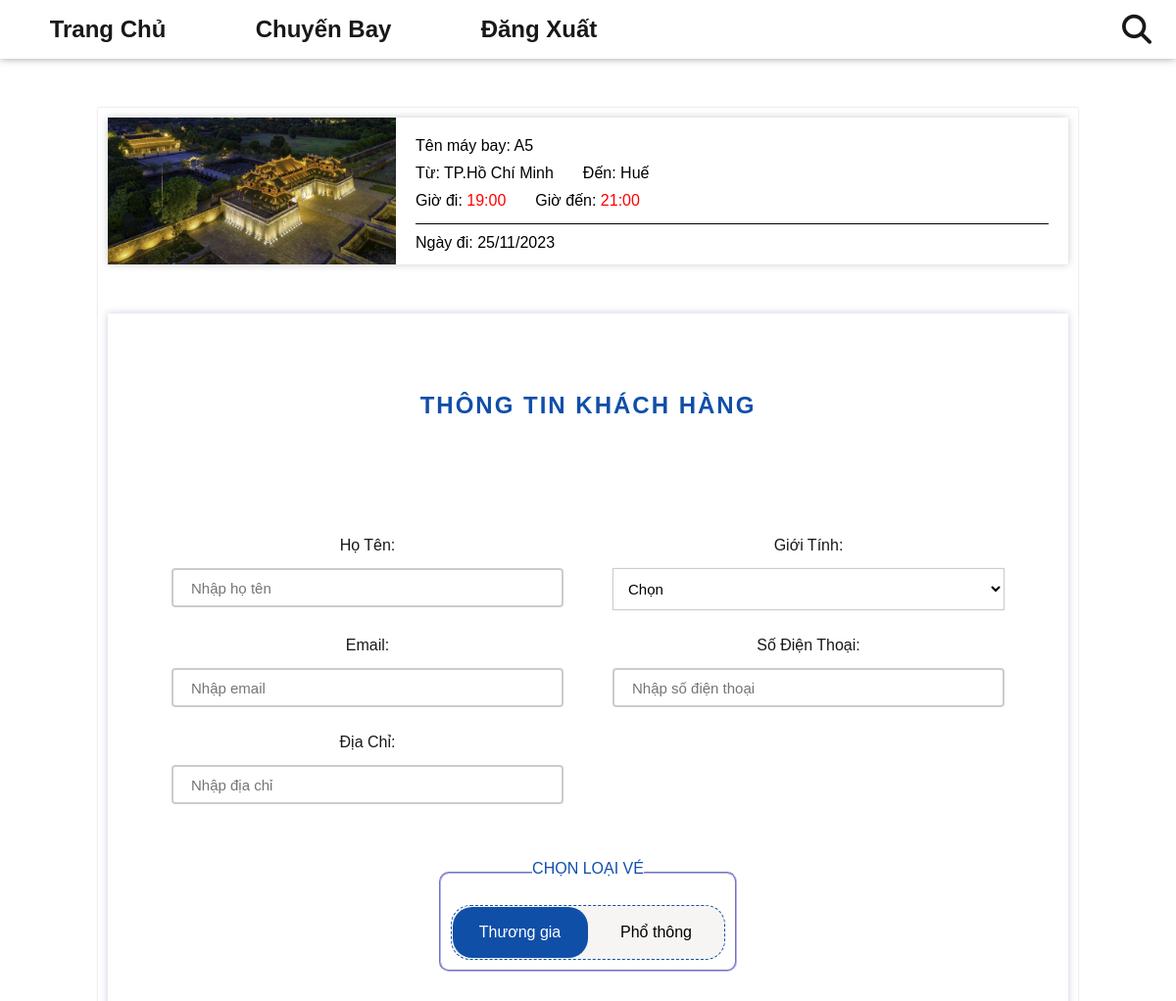
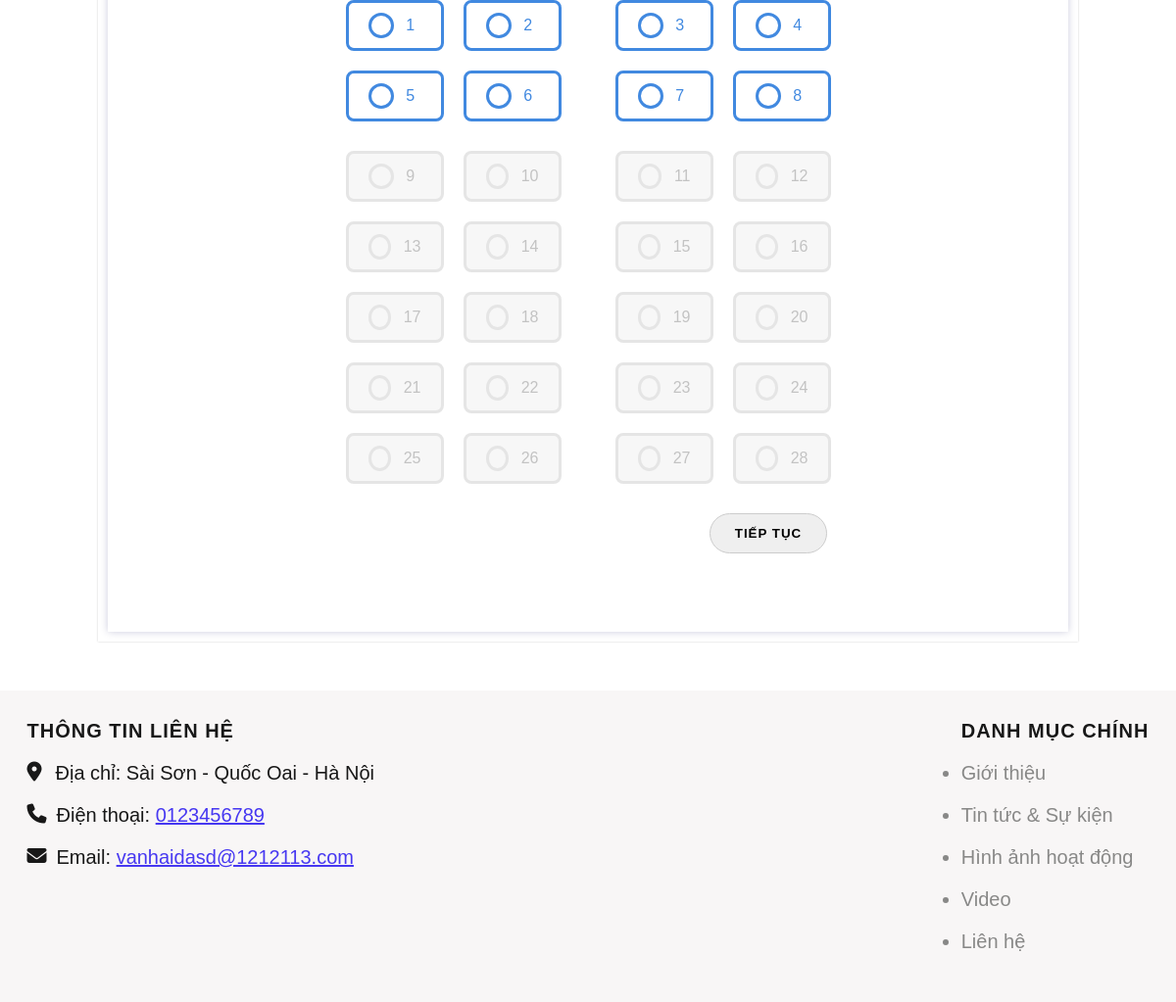
Page /index.php?act=datve&id=18 (signed in) on the committed database (2 pictures, top to bottom).
### tables this page shows
CREATE TABLE `chuyen_bay` (
  `id` int(11) NOT NULL,
  `ten_may_bay` varchar(255) NOT NULL,
  `id_diemDi` int(11) NOT NULL,
  `id_diemDen` int(11) NOT NULL,
  `ngay_khoi_hanh` date NOT NULL,
  `thoi_gian_di` datetime NOT NULL,
  `thoi_gian_den` datetime NOT NULL,
  `trang_thai` varchar(255) NOT NULL
);

CREATE TABLE `dia_diem` (
  `id` int(11) NOT NULL,
  `ten` varchar(255) NOT NULL,
  `img` varchar(255) NOT NULL
);

### model/pdo.php (called while the page is built, shortened)
<?php
function pdo_get_connection(){
    $servername = "localhost";
    $username = "root";
    $password = "";
    try {
        $conn = new PDO("mysql:host=$servername;dbname=dat_ve_may_bay", $username, $password);
        $conn->setAttribute(PDO::ATTR_ERRMODE, PDO::ERRMODE_EXCEPTION);
        return $conn;
    } catch(PDOException $e) {
        echo "Connection failed: " . $e->getMessage();
    }
}
function pdo_query_one($sql){
    $sql_args=array_slice(func_get_args(),1);
    try{
        $conn=pdo_get_connection();
        $stmt=$conn->prepare($sql);
        $stmt->execute($sql_args);
        $row=$stmt->fetch(PDO::FETCH_ASSOC);
        return $row;
    }
    catch(PDOException $e){
        throw $e;
    }
    finally{
        unset($conn);
    }
}
?>

### model/chuyenbay.php (called while the page is built, shortened)
<?php
    function loadone_chuyenbay($id, $page) {
        if($page == 'admin') $sql = "SELECT * FROM `chuyen_bay` WHERE id = $id";
        else {
            $sql = "SELECT cb.*,
            dd_di.ten AS diem_di,
            dd_den.ten AS diem_den,
            dd_den.img AS img_den
            FROM chuyen_bay cb
            JOIN dia_diem dd_di ON cb.id_diemDi = dd_di.id
            JOIN dia_diem dd_den ON cb.id_diemDen = dd_den.id
            WHERE cb.id = $id
            ";
        }
        $cb = pdo_query_one($sql);
        return $cb;
    }
?>

### view/datve/formdatve.php (the view, shortened to what this page needs)
<?php
    function convertToHour($timeString) {
        $dateTimeObject = new DateTime($timeString);
        return $dateTimeObject->format('H:i');
    }
    if(is_array($cb)) {
        extract($cb);
    }
?>
<div class="formdatve-content">
    <div class="ticket">
        <div class="img">
            <img src="upload/<?= $img_den?>" alt="">
        </div>
        <div class="info">
            <div class="row">
                <p>Tên máy bay: <span><?= $ten_may_bay ?></span></p>
            </div>
            <div class="row">
                <p>Từ: <span><?= preg_replace('/\([^)]*\)/', '', $diem_di) ?></span></p>
                <p>Đến: <span><?= preg_replace('/\([^)]*\)/', '', $diem_den) ?></span></p>
            </div>
            <div class="row">
                <p>Giờ đi: <span class="red"><?= convertToHour($thoi_gian_di) ?></span></p>
                <p>Giờ đến: <span class="red"><?= convertToHour($thoi_gian_den) ?></span></p>
            </div>
            <div class="row">
                <p>Ngày đi: <?= date('d/m/Y', strtotime($ngay_khoi_hanh)) ?></span></p>
            </div>
        </div>
    </div>
    <div class="form-ticket">
        <h2 class="form-ticket__header">Thông Tin Khách Hàng</h2>
        <form action="index.php?act=hoadon" class="ticket-form" method="POST">
            <div class="form-ticket__input">
                <div class="form-ticket__input-item">
                    <p>Họ Tên:</p>
                    <input type="text" placeholder="Nhập họ tên" name="ten" required>
                </div>
                <div class="form-ticket__input-item">
                    <p>Giới Tính:</p>
                    <select name="gioitinh" id="" required>
                        <option value="">Chọn</option>
                    </select>
                </div>
                <div class="form-ticket__input-item">
                    <p>Email:</p>
                    <input type="email" placeholder="Nhập email" name="email" required>
                </div>
                <div class="form-ticket__input-item">
                    <p>Số Điện Thoại:</p>
                    <input type="text" placeholder="Nhập số điện thoại" name="sdt" required>
                </div>
                <div class="form-ticket__input-item">
                    <p>Địa Chỉ:</p>
                    <input type="text" placeholder="Nhập địa chỉ" name="diachi" required>
                </div>
            </div>
            <div class="form-ticket__select-slot">
                <fieldset>
                    <legend>Chọn loại vé</legend>
                    <div class="radio-block">
                        <label for="animations-on">Thương gia</label>
                        <label for="animations-off" class="off-label">Phổ thông</label>
                        <span class="selected" aria-hidden="true"></span>
                    </div>
                </fieldset>
            </div>
            <div>
                <div class="form-ticket__slot-tg" id="slot_tg">
                <?php
                    for ($i = 1; $i <= 8; $i++) {
                        $disabled = false;
                        echo "
                            <input type='radio' value='$i' name='slot' id='$i' " . ($disabled ? 'disabled' : '') . " />
                            <label for='$i' " . (($i % 4 == 2) ? 'class="mr35"' : '') . ">$i</label>
                        ";
                    }
                ?>
                </div>
                <div class="form-ticket__slot-pt" id="slot_pt">
                    <?php
                        for ($i = 9; $i <= 28; $i++) {
                            $disabled = false;
                            echo "
                                <input type='radio' value='$i' name='slot' id='$i' " . ($disabled ? 'disabled' : '') . " />
                                <label for='$i' " . (($i % 4 == 2) ? 'class="mr35"' : '') . ">$i</label>
                            ";
                        }
                    ?>
                </div>
            </div>
            <div class="form-ticket__button">
                <input style="margin-bottom: 20px;" type="submit" name="submit" value="TIẾP TỤC">
            </div>
        </form>
    </div>
</div>

### css/styles.css (style rules this page uses)
* { padding: 0; margin: 0; box-sizing: border-box; }
:root { --blue: #104fa8; }
html { scroll-behavior: smooth; }
body { font-family: sans-serif; }
.red { color: red; }
.mr35 { margin-right: 35px; }
.form-ticket, .content .info { text-align: center; margin: 50px 0; }
.form-ticket { padding: 60px 0 20px; box-shadow: 0 0 8px #CCD; margin: 50px 0 0; }
.tickets-header, .form-ticket__header, .info-header { padding-top: 20px; margin-bottom: 80px; letter-spacing: 2px; color: rgb(24, 24, 24); text-transform: uppercase; font-weight: 700; }
.form-ticket__header { color: var(--blue); }
.form-ticket__input { width: 100%; height: 300px; display: grid; grid-template-columns: 50% 50%; }
.form-ticket__input input { height: 40px; font-size: 15px; padding: 18px; width: 400px; border-radius: 4px; border-style: solid; border-color: rgb(204, 204, 204); }
.form-ticket__input p { color: rgb(24, 24, 24); margin: 0 0 14px 0; font-size: 16px; }
.form-ticket__button { text-align: right; margin: 30px 206px 0 0; }
.bill_submit, .form-ticket__button input { padding: 12px; width: 120px; border: 1px solid #ccc; border-radius: 30px; cursor: pointer; font-weight: 700; letter-spacing: 1px; }
select { padding: 7.48px; background-color: #ffdea5; border: 1px solid #ccc; box-shadow: 0 0 1px #ccc; }
.bill, .formdatve-content { width: 1000px; height: auto; margin: 50px auto; box-shadow: 0 0 2px #ccc; padding: 10px; }
.formdatve-content .ticket { display: flex; width: 100%; height: 150px; box-shadow: 0 0 8px #ccc; margin: 0px auto; }
.formdatve-content .img { width: 30%; height: 150px; }
.formdatve-content .img img { width: 100%; height: 100%; object-fit: cover; }
.formdatve-content .info { width: 70%; padding: 10px; }
.formdatve-content .row { display: flex; gap: 30px; margin: 10px; }
.formdatve-content .info .row:last-child { border-top: 1px solid; margin-top: 14px; justify-content: space-between; line-height: 38px; }
.form-ticket__input-item select { font-size: 15px; padding: 11px; width: 400px; background-color: #fff; }
.form-ticket__select-slot { margin: 30px 0; }
.form-ticket__slot-tg, .form-ticket__slot-pt { width: 55%; margin: 0 auto 30px; display: flex; flex-wrap: wrap; gap: 20px; }
.form-ticket__slot-tg label, .form-ticket__slot-pt label { position: relative; color: #4189e0; font-family: "Poppins", sans-serif; cursor: pointer; display: inline-flex; align-items: center; gap: 0.8em; border: 3px solid #4189e0; padding: 10px 20px; border-radius: 0.5em; width: 100px; }
.form-ticket__slot-tg label::before, .form-ticket__slot-pt label:before { content: ""; height: 20px; width: 20px; border: 3px solid #4189e0; border-radius: 50%; }
.form-ticket__slot-tg input[type="radio"]:disabled+label, .form-ticket__slot-pt input[type="radio"]:disabled+label { opacity: 0.5 !important; pointer-events: none; border: 3px solid #ccc; background-color: #f0f0f0; color: #888; }
.form-ticket__slot-tg input[type="radio"]:disabled+label::before, .form-ticket__slot-pt input[type="radio"]:disabled+label::before { border-color: #ccc; background-color: #f0f0f0; }
.ticket-form { padding: 40px !important; border-radius: 10px; background-color: #fff; }
.ticket-form fieldset { width: 180px; margin: 0 auto; padding: 10px; border-color: rgb(175 175 255); border-radius: 10px; }
.ticket-form fieldset legend { color: var(--blue); padding-bottom: 8px; text-transform: uppercase; }
.ticket-form fieldset .radio-block { position: relative; display: flex; min-width: 280px; border: dashed var(--blue) 1px; border-radius: 20px; background-color: #f7f5f3; margin-top: 10px; }
.ticket-form fieldset .selected { position: absolute; top: 1px; left: 1px; width: calc(50% - 1px); height: calc(100% - 2px); border-radius: 20px; transition: transform 0.2s; background-color: var(--blue); }
.ticket-form fieldset label { position: relative; z-index: 100; width: 50%; padding: 18px !important; transition: color 0.2s; text-align: center; cursor: pointer; }
.ticket-form fieldset input[type="radio"]:checked+label { color: #fff; }

### rows in the picture
chuyen_bay: id_diemDen.img (picture), ten_may_bay "A5", id_diemDi.ten "TP.Hồ Chí Minh", id_diemDen.ten "Huế", thoi_gian_di "19:00", thoi_gian_den "21:00", ngay_khoi_hanh "25/11/2023"
